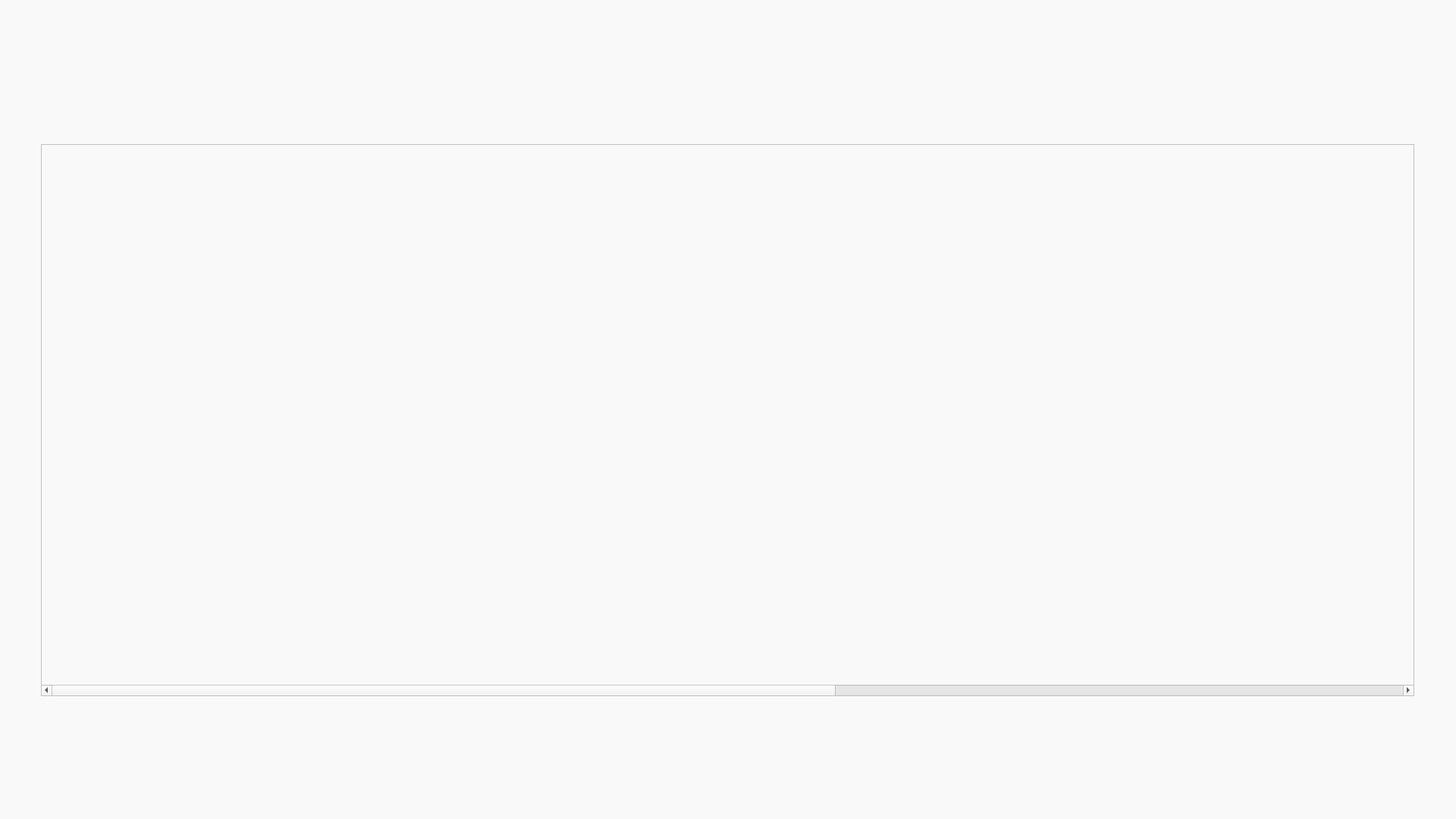
<?xml version="1.0" encoding="UTF-8"?>
<ui version="4.0">
 <class>MainWindow</class>
 <widget class="QMainWindow" name="MainWindow">
  <property name="geometry">
   <rect>
    <x>0</x>
    <y>0</y>
    <width>1920</width>
    <height>1080</height>
   </rect>
  </property>
  <property name="sizePolicy">
   <sizepolicy hsizetype="Maximum" vsizetype="Maximum">
    <horstretch>0</horstretch>
    <verstretch>0</verstretch>
   </sizepolicy>
  </property>
  <property name="maximumSize">
   <size>
    <width>1920</width>
    <height>1080</height>
   </size>
  </property>
  <property name="font">
   <font>
    <family>Malgun Gothic</family>
    <pointsize>16</pointsize>
   </font>
  </property>
  <property name="focusPolicy">
   <enum>Qt::FocusPolicy::NoFocus</enum>
  </property>
  <property name="windowTitle">
   <string>Digital Olfaction Solution</string>
  </property>
  <property name="styleSheet">
   <string notr="true"/>
  </property>
  <property name="toolButtonStyle">
   <enum>Qt::ToolButtonStyle::ToolButtonIconOnly</enum>
  </property>
  <widget class="QWidget" name="centralwidget">
   <widget class="QLabel" name="label_background">
    <property name="geometry">
     <rect>
      <x>0</x>
      <y>0</y>
      <width>1920</width>
      <height>1080</height>
     </rect>
    </property>
    <property name="sizePolicy">
     <sizepolicy hsizetype="Expanding" vsizetype="Expanding">
      <horstretch>0</horstretch>
      <verstretch>0</verstretch>
     </sizepolicy>
    </property>
    <property name="maximumSize">
     <size>
      <width>1920</width>
      <height>1080</height>
     </size>
    </property>
    <property name="font">
     <font>
      <family>맑은 고딕</family>
      <pointsize>64</pointsize>
      <bold>true</bold>
     </font>
    </property>
    <property name="styleSheet">
     <string notr="true">QLabel{
	background-color : #F9F9F9
}</string>
    </property>
    <property name="text">
     <string/>
    </property>
    <property name="alignment">
     <set>Qt::AlignmentFlag::AlignCenter</set>
    </property>
   </widget>
   <widget class="QPushButton" name="pb_back">
    <property name="geometry">
     <rect>
      <x>64</x>
      <y>64</y>
      <width>74</width>
      <height>73</height>
     </rect>
    </property>
    <property name="sizePolicy">
     <sizepolicy hsizetype="Preferred" vsizetype="Preferred">
      <horstretch>0</horstretch>
      <verstretch>0</verstretch>
     </sizepolicy>
    </property>
    <property name="minimumSize">
     <size>
      <width>40</width>
      <height>40</height>
     </size>
    </property>
    <property name="maximumSize">
     <size>
      <width>16777215</width>
      <height>16777215</height>
     </size>
    </property>
    <property name="font">
     <font>
      <family>Malgun Gothic</family>
      <pointsize>12</pointsize>
     </font>
    </property>
    <property name="styleSheet">
     <string notr="true">QPushButton{
	background-image : url(./ui/images/common/back_Button.png);
	border : 0px;
}</string>
    </property>
    <property name="text">
     <string/>
    </property>
   </widget>
   <widget class="QScrollArea" name="scrollArea">
    <property name="geometry">
     <rect>
      <x>54</x>
      <y>190</y>
      <width>1811</width>
      <height>728</height>
     </rect>
    </property>
    <property name="sizePolicy">
     <sizepolicy hsizetype="Preferred" vsizetype="Preferred">
      <horstretch>0</horstretch>
      <verstretch>0</verstretch>
     </sizepolicy>
    </property>
    <property name="styleSheet">
     <string notr="true">QScrollArea{
	background-color : #F9F9F9;
	color : #F9F9F9;
}</string>
    </property>
    <property name="widgetResizable">
     <bool>true</bool>
    </property>
    <widget class="QWidget" name="scrollAreaWidgetContents">
     <property name="geometry">
      <rect>
       <x>0</x>
       <y>0</y>
       <width>3174</width>
       <height>714</height>
      </rect>
     </property>
     <property name="styleSheet">
      <string notr="true">QWidget{
	background-color : #F9F9F9
}</string>
     </property>
     <layout class="QHBoxLayout" name="horizontalLayout">
      <item>
       <spacer name="horizontalSpacer">
        <property name="orientation">
         <enum>Qt::Orientation::Horizontal</enum>
        </property>
        <property name="sizeType">
         <enum>QSizePolicy::Policy::Fixed</enum>
        </property>
        <property name="sizeHint" stdset="0">
         <size>
          <width>20</width>
          <height>20</height>
         </size>
        </property>
       </spacer>
      </item>
      <item>
       <widget class="QPushButton" name="pb_fr_01">
        <property name="sizePolicy">
         <sizepolicy hsizetype="Fixed" vsizetype="Expanding">
          <horstretch>0</horstretch>
          <verstretch>0</verstretch>
         </sizepolicy>
        </property>
        <property name="minimumSize">
         <size>
          <width>360</width>
          <height>0</height>
         </size>
        </property>
        <property name="styleSheet">
         <string notr="true">QPushButton{
	background-image : url(./ui/images/item/1.png);
	border : 0px;
}</string>
        </property>
        <property name="text">
         <string/>
        </property>
       </widget>
      </item>
      <item>
       <spacer name="horizontalSpacer_2">
        <property name="orientation">
         <enum>Qt::Orientation::Horizontal</enum>
        </property>
        <property name="sizeType">
         <enum>QSizePolicy::Policy::Fixed</enum>
        </property>
        <property name="sizeHint" stdset="0">
         <size>
          <width>20</width>
          <height>20</height>
         </size>
        </property>
       </spacer>
      </item>
      <item>
       <widget class="QPushButton" name="pb_fr_02">
        <property name="sizePolicy">
         <sizepolicy hsizetype="Fixed" vsizetype="Expanding">
          <horstretch>0</horstretch>
          <verstretch>0</verstretch>
         </sizepolicy>
        </property>
        <property name="minimumSize">
         <size>
          <width>360</width>
          <height>0</height>
         </size>
        </property>
        <property name="styleSheet">
         <string notr="true">QPushButton{
	background-image : url(./ui/images/item/2.png);
	border : 0px;
}</string>
        </property>
        <property name="text">
         <string/>
        </property>
       </widget>
      </item>
      <item>
       <spacer name="horizontalSpacer_3">
        <property name="orientation">
         <enum>Qt::Orientation::Horizontal</enum>
        </property>
        <property name="sizeType">
         <enum>QSizePolicy::Policy::Fixed</enum>
        </property>
        <property name="sizeHint" stdset="0">
         <size>
          <width>20</width>
          <height>20</height>
         </size>
        </property>
       </spacer>
      </item>
      <item>
       <widget class="QPushButton" name="pb_fr_03">
        <property name="sizePolicy">
         <sizepolicy hsizetype="Fixed" vsizetype="Expanding">
          <horstretch>0</horstretch>
          <verstretch>0</verstretch>
         </sizepolicy>
        </property>
        <property name="minimumSize">
         <size>
          <width>360</width>
          <height>0</height>
         </size>
        </property>
        <property name="styleSheet">
         <string notr="true">QPushButton{
	background-image : url(./ui/images/item/3.png);
	border : 0px;
}</string>
        </property>
        <property name="text">
         <string/>
        </property>
       </widget>
      </item>
      <item>
       <spacer name="horizontalSpacer_4">
        <property name="orientation">
         <enum>Qt::Orientation::Horizontal</enum>
        </property>
        <property name="sizeType">
         <enum>QSizePolicy::Policy::Fixed</enum>
        </property>
        <property name="sizeHint" stdset="0">
         <size>
          <width>20</width>
          <height>20</height>
         </size>
        </property>
       </spacer>
      </item>
      <item>
       <widget class="QPushButton" name="pb_fr_04">
        <property name="sizePolicy">
         <sizepolicy hsizetype="Fixed" vsizetype="Expanding">
          <horstretch>200</horstretch>
          <verstretch>0</verstretch>
         </sizepolicy>
        </property>
        <property name="minimumSize">
         <size>
          <width>360</width>
          <height>0</height>
         </size>
        </property>
        <property name="styleSheet">
         <string notr="true">QPushButton{
	background-image : url(./ui/images/item/4.png);
	border : 0px;
}</string>
        </property>
        <property name="text">
         <string/>
        </property>
       </widget>
      </item>
      <item>
       <spacer name="horizontalSpacer_5">
        <property name="orientation">
         <enum>Qt::Orientation::Horizontal</enum>
        </property>
        <property name="sizeType">
         <enum>QSizePolicy::Policy::Fixed</enum>
        </property>
        <property name="sizeHint" stdset="0">
         <size>
          <width>20</width>
          <height>20</height>
         </size>
        </property>
       </spacer>
      </item>
      <item>
       <widget class="QPushButton" name="pb_fr_05">
        <property name="sizePolicy">
         <sizepolicy hsizetype="Fixed" vsizetype="Expanding">
          <horstretch>0</horstretch>
          <verstretch>0</verstretch>
         </sizepolicy>
        </property>
        <property name="minimumSize">
         <size>
          <width>360</width>
          <height>0</height>
         </size>
        </property>
        <property name="styleSheet">
         <string notr="true">QPushButton{
	background-image : url(./ui/images/item/5.png);
	border : 0px;
}</string>
        </property>
        <property name="text">
         <string/>
        </property>
       </widget>
      </item>
      <item>
       <spacer name="horizontalSpacer_7">
        <property name="orientation">
         <enum>Qt::Orientation::Horizontal</enum>
        </property>
        <property name="sizeType">
         <enum>QSizePolicy::Policy::Fixed</enum>
        </property>
        <property name="sizeHint" stdset="0">
         <size>
          <width>20</width>
          <height>20</height>
         </size>
        </property>
       </spacer>
      </item>
      <item>
       <widget class="QPushButton" name="pb_fr_06">
        <property name="sizePolicy">
         <sizepolicy hsizetype="Fixed" vsizetype="Expanding">
          <horstretch>0</horstretch>
          <verstretch>0</verstretch>
         </sizepolicy>
        </property>
        <property name="minimumSize">
         <size>
          <width>360</width>
          <height>0</height>
         </size>
        </property>
        <property name="styleSheet">
         <string notr="true">QPushButton{
	background-image : url(./ui/images/item/6.png);
	border : 0px;
}</string>
        </property>
        <property name="text">
         <string/>
        </property>
       </widget>
      </item>
      <item>
       <spacer name="horizontalSpacer_8">
        <property name="orientation">
         <enum>Qt::Orientation::Horizontal</enum>
        </property>
        <property name="sizeType">
         <enum>QSizePolicy::Policy::Fixed</enum>
        </property>
        <property name="sizeHint" stdset="0">
         <size>
          <width>20</width>
          <height>20</height>
         </size>
        </property>
       </spacer>
      </item>
      <item>
       <widget class="QPushButton" name="pb_fr_07">
        <property name="sizePolicy">
         <sizepolicy hsizetype="Fixed" vsizetype="Expanding">
          <horstretch>0</horstretch>
          <verstretch>0</verstretch>
         </sizepolicy>
        </property>
        <property name="minimumSize">
         <size>
          <width>360</width>
          <height>0</height>
         </size>
        </property>
        <property name="styleSheet">
         <string notr="true">QPushButton{
	background-image : url(./ui/images/item/7.png);
	border : 0px;
}</string>
        </property>
        <property name="text">
         <string/>
        </property>
       </widget>
      </item>
      <item>
       <spacer name="horizontalSpacer_9">
        <property name="orientation">
         <enum>Qt::Orientation::Horizontal</enum>
        </property>
        <property name="sizeType">
         <enum>QSizePolicy::Policy::Fixed</enum>
        </property>
        <property name="sizeHint" stdset="0">
         <size>
          <width>20</width>
          <height>20</height>
         </size>
        </property>
       </spacer>
      </item>
      <item>
       <widget class="QPushButton" name="pb_fr_08">
        <property name="sizePolicy">
         <sizepolicy hsizetype="Fixed" vsizetype="Expanding">
          <horstretch>0</horstretch>
          <verstretch>0</verstretch>
         </sizepolicy>
        </property>
        <property name="minimumSize">
         <size>
          <width>360</width>
          <height>0</height>
         </size>
        </property>
        <property name="styleSheet">
         <string notr="true">QPushButton{
	background-image : url(./ui/images/item/8.png);
	border : 0px;
}</string>
        </property>
        <property name="text">
         <string/>
        </property>
       </widget>
      </item>
      <item>
       <spacer name="horizontalSpacer_6">
        <property name="orientation">
         <enum>Qt::Orientation::Horizontal</enum>
        </property>
        <property name="sizeType">
         <enum>QSizePolicy::Policy::Fixed</enum>
        </property>
        <property name="sizeHint" stdset="0">
         <size>
          <width>20</width>
          <height>20</height>
         </size>
        </property>
       </spacer>
      </item>
     </layout>
    </widget>
   </widget>
   <widget class="QLabel" name="label">
    <property name="geometry">
     <rect>
      <x>190</x>
      <y>76</y>
      <width>1100</width>
      <height>48</height>
     </rect>
    </property>
    <property name="styleSheet">
     <string notr="true">QLabel{
	image : url(./ui/images/item/navi_title.png);
}</string>
    </property>
    <property name="text">
     <string/>
    </property>
   </widget>
  </widget>
 </widget>
 <resources/>
 <connections/>
</ui>
